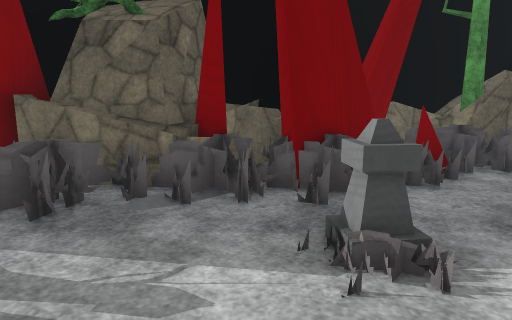
[1] (above)

24 first-person views from a walk through a scene from a Unity 3-D project. The camera is 1.4 m above the floor, tilts 10° down and sees 70° across. The floor is counted in squares, 1 m on a side. Each view is taken from the middle of a square. On the plan, view 1 faces up. The plan holds only what a view shows up to about 16 squares ahead; the rest is blank. The place goes on beyond the plan. The player character is not drawn. Some surface patterns are stand-ins.

[2]
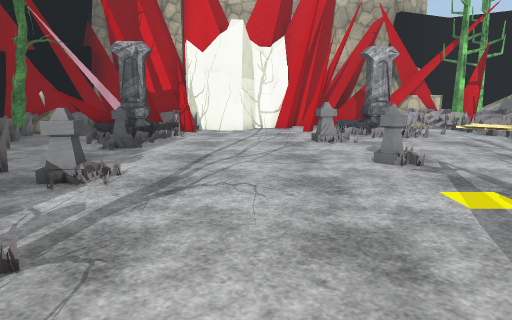

[3]
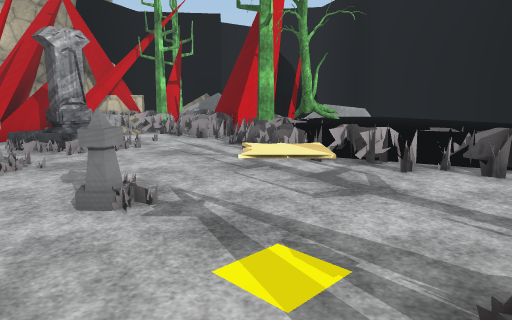

[4]
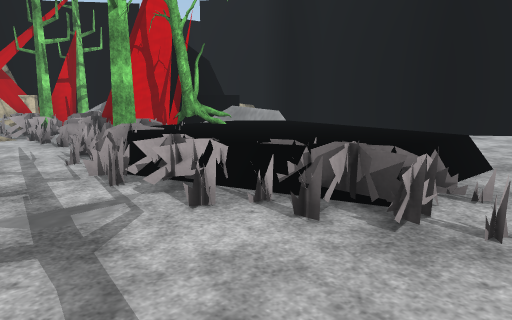

[5]
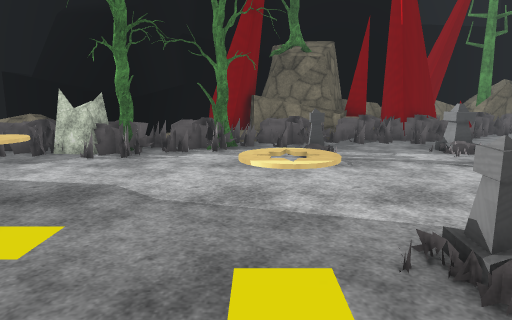

[6]
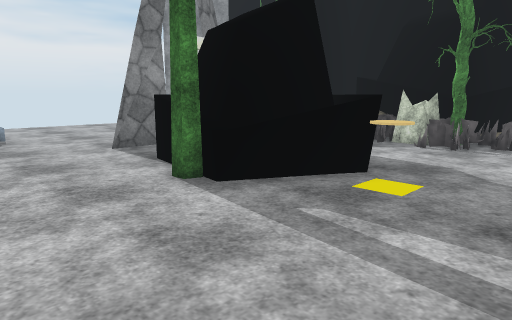

[7]
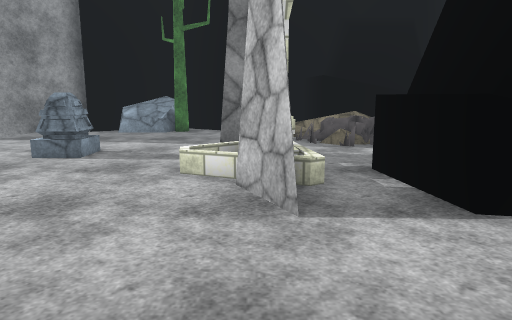

[8]
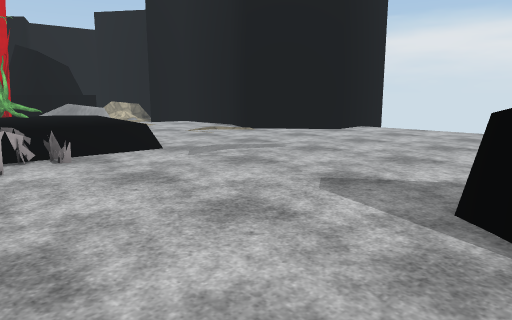

[9]
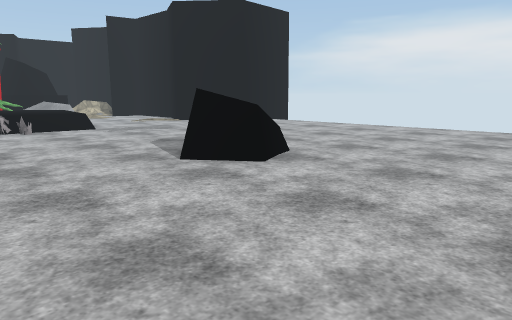

[10]
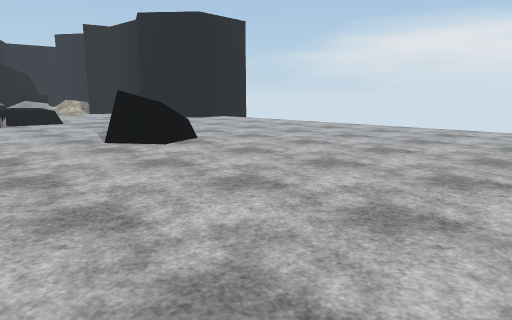

[11]
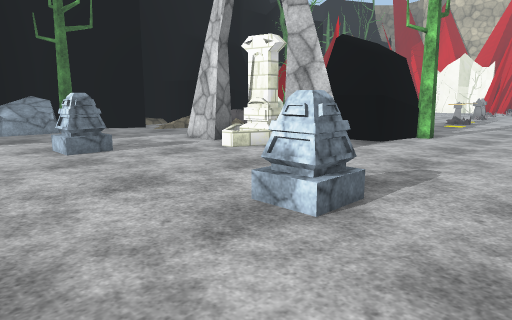

[12]
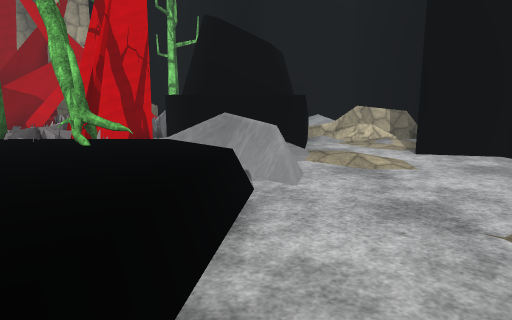

[13]
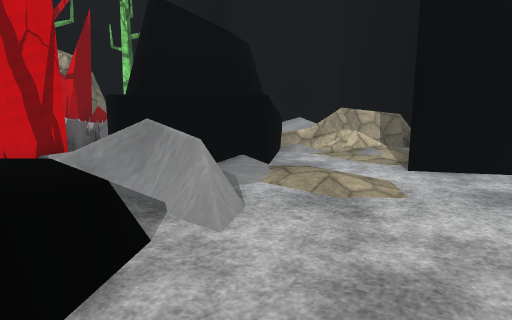

[14]
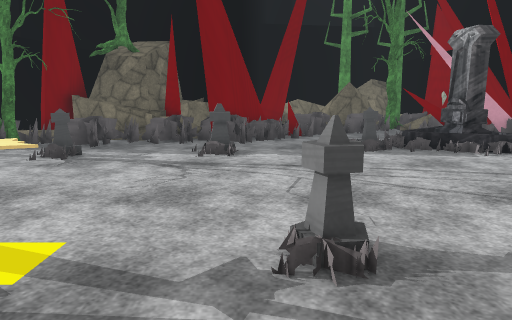

[15]
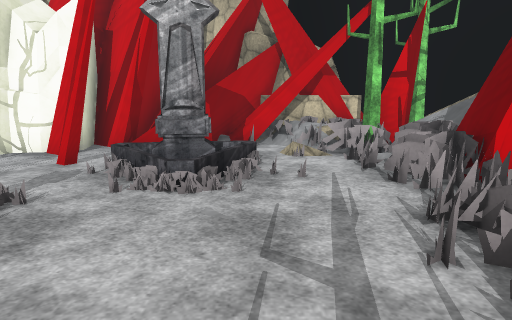

[16]
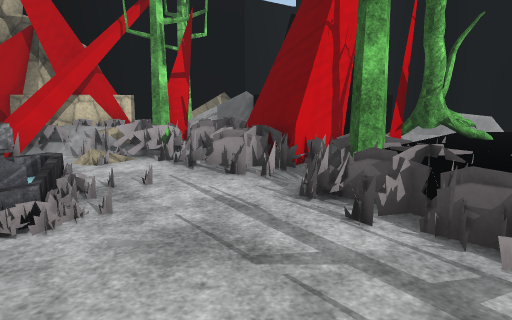

[17]
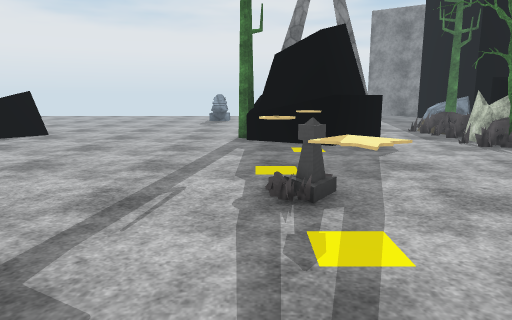

[18]
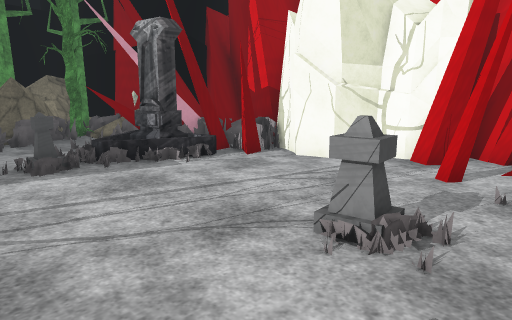

[19]
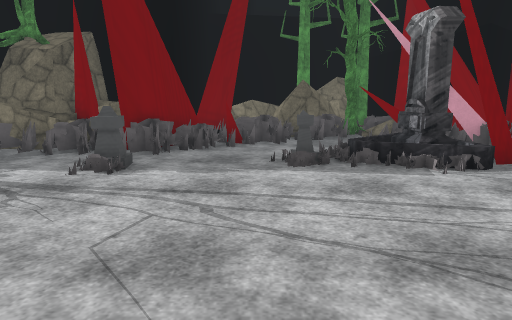

[20]
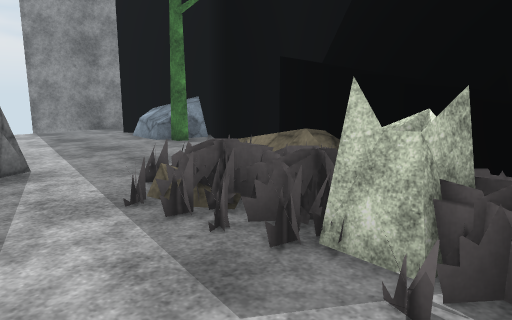

[21]
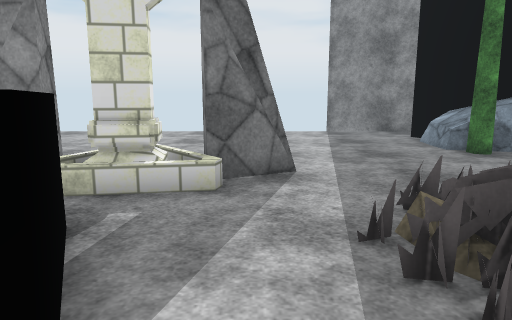

[22]
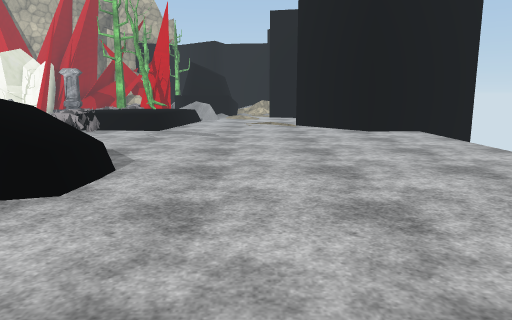

[23]
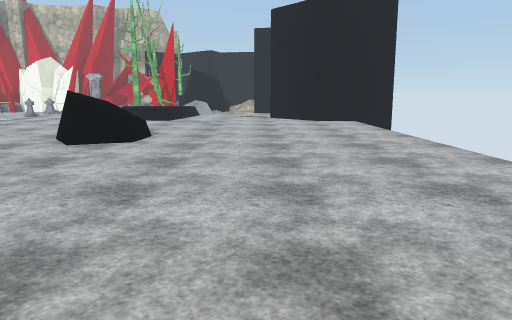

[24]
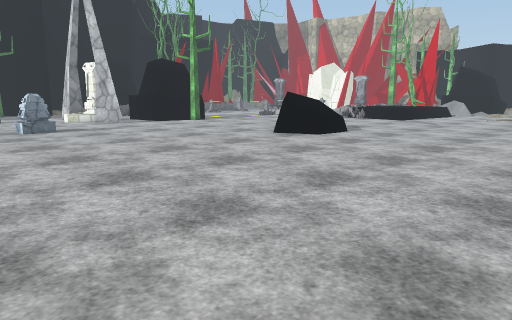

### Floor plan
Key: @ floor where view 1 was taken; # wall or solid block; x gap in a wall; . main floor; : floor 0.25 m higher than the main floor; + floor 0.5 m higher than the main floor; * floor 1 m higher than the main floor; / step, stairs or slope; = window, fence, low wall or low ledge; ^ raised ledge; R rock; P pyramid; T tree; F fountain; O other object.
Columns run from 23 left of view 1 to 15 right of it. Each row starts with its distance up from view 1.
 11                          ### ####
 10                          #=#=##T#
  9                          ##O###OO
  8  ## RR#####R       R  #R###O##TO  #
  7  ###RRT### R    R##RR RO##POOOO  ##
  6 ##.#RRT..# RR###R #RRRO##OO..O#####
  5 #........//ORRRRROTOOOOO#OO..OOF###
  4 #.........O/O TT..TOO......O#OFF# #
  3  ..........OOOTTTOO.#..O#...OOOOPP#
  2  ...........OO.OO...OO..O........##
  1    .OO..##.......................##
  0    ..O..##...RR........@..........#
 -1  ......./F.RRRRR..................# #
 -2  ........xORR  RR...............P.###
 -3  ........#..R##ROO.OO#OO.OO..OO.O.####
 -4  ........#..RTTR...O.O........OOF  ^##
 -5   ............................OOF  ####
 -6   ...O........................OOO..#O#
 -7   ...........................O.O.O:#
 -8    ...................O.O.OOOTOOOOOO
 -9  . ..................O.O O   OOO.OTTRRR
-10    ..................OO O^  OO.##.O  =R
-11    ...................O^^^^^TP ##R#*T
-12    .........RR........^^^^^^^  RRRR  ##
-13    .........RRR.......^^^^^^^. R#    ##
-14   ..........RRR...........=.x=xR#   ###
-15   ...........................=.RRRR   #
-16   ............................:...R ::#
-17   ...............................:x :+#
-18  ......................... ....#.#=  ##
-19   ......................##   ..###=###
-20   .....................#########   #
-21    ...................##
-22  .  ..................#
-23      .................#
-24                       #

Positions as (right, up) in squares from view 1, and headings:
1: (0, 0), facing up
2: (-5, 0), facing right
3: (-2, -1), facing down-right
4: (-3, -5), facing down-right
5: (-4, -6), facing up
6: (-4, -8), facing up-left
7: (-14, -8), facing up
8: (-10, -8), facing down-right
9: (-17, -7), facing down-right
10: (-21, -7), facing down-right
11: (-22, -9), facing up-right
12: (-1, -14), facing right
13: (1, -15), facing right
14: (2, -6), facing up
15: (2, -6), facing right
16: (3, -4), facing down-right
17: (3, -4), facing left
18: (3, -4), facing up-right
19: (4, -4), facing up
20: (-7, 0), facing up-left
21: (-8, 1), facing left
22: (-16, -17), facing right
23: (-22, -18), facing right
24: (-22, -22), facing up-right
